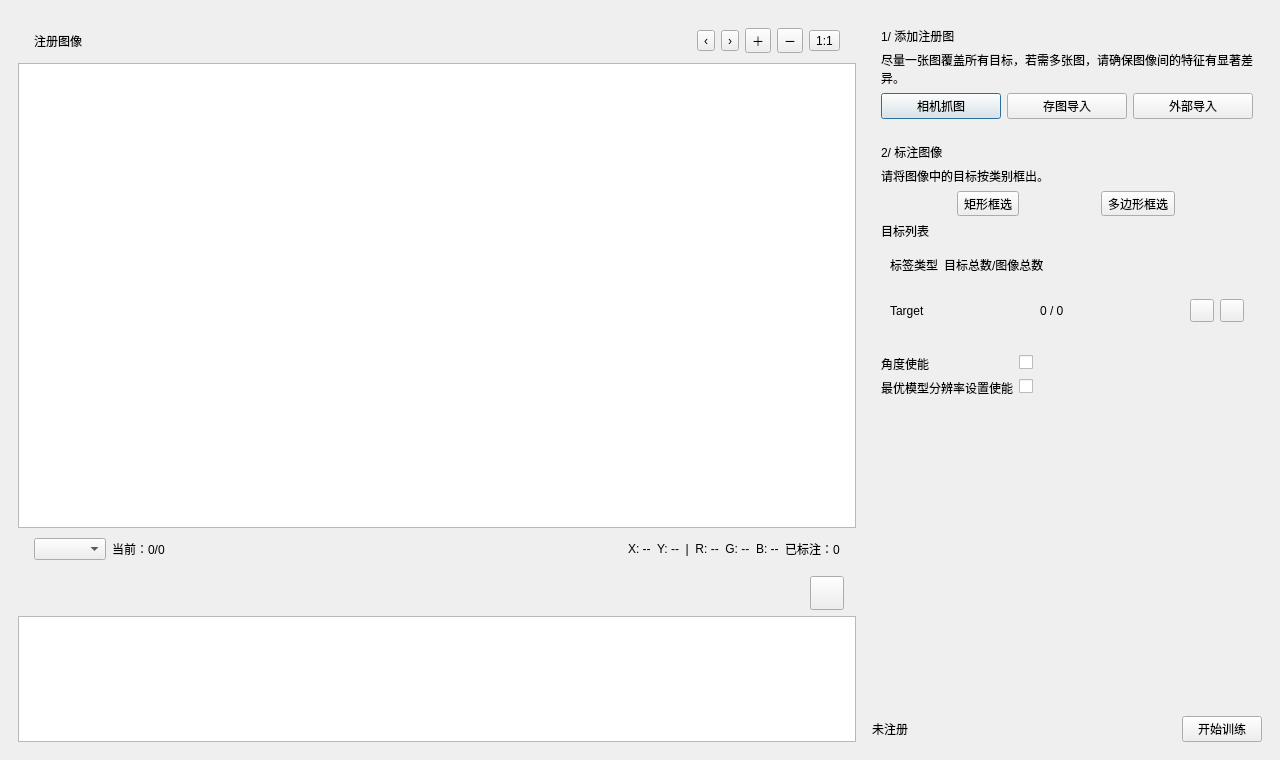
<?xml version="1.0" encoding="UTF-8"?>
<ui version="4.0">
 <class>RegisteredClassificationDetectionTrainingDialog</class>
 <widget class="QDialog" name="RegisteredClassificationDetectionTrainingDialog">
  <property name="geometry"><rect><x>0</x><y>0</y><width>1280</width><height>760</height></rect></property>
  <property name="minimumSize"><size><width>900</width><height>620</height></size></property>
  <property name="windowTitle"><string>注册目标检测</string></property>
  <layout class="QHBoxLayout" name="rootLayout" stretch="1,0"><property name="leftMargin"><number>18</number></property><property name="topMargin"><number>18</number></property><property name="rightMargin"><number>18</number></property><property name="bottomMargin"><number>18</number></property><property name="spacing"><number>16</number></property>
   <item><widget class="QFrame" name="previewPanel"><property name="panelRole" stdset="0"><string>previewPanel</string></property><layout class="QVBoxLayout" name="previewLayout"><property name="leftMargin"><number>0</number></property><property name="topMargin"><number>0</number></property><property name="rightMargin"><number>0</number></property><property name="bottomMargin"><number>0</number></property><property name="spacing"><number>0</number></property>
    <item><widget class="QFrame" name="previewToolbar"><property name="panelRole" stdset="0"><string>previewToolbar</string></property><layout class="QHBoxLayout" name="toolbarLayout"><property name="leftMargin"><number>16</number></property><property name="topMargin"><number>10</number></property><property name="rightMargin"><number>16</number></property><property name="bottomMargin"><number>10</number></property><item><widget class="QLabel" name="canvasTitleLabel"><property name="role" stdset="0"><string>windowTitle</string></property><property name="text"><string>注册图像</string></property></widget></item><item><spacer name="toolbarSpacer"><property name="orientation"><enum>Qt::Horizontal</enum></property><property name="sizeHint" stdset="0"><size><width>40</width><height>20</height></size></property></spacer></item><item><widget class="QToolButton" name="registeredDetectionTrainingPreviousButton"><property name="toolTip"><string>上一张注册图</string></property><property name="text"><string>‹</string></property></widget></item><item><widget class="QToolButton" name="registeredDetectionTrainingNextButton"><property name="toolTip"><string>下一张注册图</string></property><property name="text"><string>›</string></property></widget></item><item><widget class="QToolButton" name="registeredDetectionTrainingZoomInButton"><property name="text"><string>＋</string></property></widget></item><item><widget class="QToolButton" name="registeredDetectionTrainingZoomOutButton"><property name="text"><string>－</string></property></widget></item><item><widget class="QToolButton" name="registeredDetectionTrainingOriginalButton"><property name="text"><string>1:1</string></property></widget></item></layout></widget></item>
    <item><widget class="QStackedWidget" name="registeredDetectionTrainingPreviewStack"><widget class="QWidget" name="registeredDetectionTrainingImagePage"><layout class="QVBoxLayout" name="imagePageLayout"><property name="leftMargin"><number>0</number></property><property name="topMargin"><number>0</number></property><property name="rightMargin"><number>0</number></property><property name="bottomMargin"><number>0</number></property><item><widget class="QGraphicsView" name="registeredDetectionTrainingPreviewView"><property name="panelRole" stdset="0"><string>trainingCanvas</string></property></widget></item></layout></widget>
     <widget class="QWidget" name="registeredDetectionTrainingPreviewPage"><property name="panelRole" stdset="0"><string>roiPreviewPage</string></property><layout class="QVBoxLayout" name="previewPageLayout"><property name="leftMargin"><number>24</number></property><property name="topMargin"><number>22</number></property><property name="rightMargin"><number>24</number></property><property name="bottomMargin"><number>22</number></property><property name="spacing"><number>14</number></property><item><layout class="QHBoxLayout" name="previewPageHeader"><item><widget class="QLabel" name="registeredDetectionTrainingPreviewPageTitle"><property name="role" stdset="0"><string>previewPageTitle</string></property><property name="text"><string>Target | 已标注目标：0</string></property></widget></item><item><spacer name="previewHeaderSpacer"><property name="orientation"><enum>Qt::Horizontal</enum></property><property name="sizeHint" stdset="0"><size><width>40</width><height>20</height></size></property></spacer></item><item><widget class="QToolButton" name="registeredDetectionTrainingClosePreviewButton"><property name="toolTip"><string>关闭预览</string></property><property name="text"><string>×</string></property></widget></item></layout></item><item><widget class="QLabel" name="registeredDetectionTrainingPreviewEmptyLabel"><property name="role" stdset="0"><string>previewEmpty</string></property><property name="text"><string>当前目标暂无 ROI 标注</string></property><property name="alignment"><set>Qt::AlignCenter</set></property></widget></item><item><widget class="QScrollArea" name="registeredDetectionTrainingRoiPreviewScroll"><property name="widgetResizable"><bool>true</bool></property><widget class="QWidget" name="registeredDetectionTrainingRoiPreviewList"><property name="geometry"><rect><x>0</x><y>0</y><width>500</width><height>300</height></rect></property><layout class="QVBoxLayout" name="registeredDetectionTrainingRoiPreviewListLayout"><property name="leftMargin"><number>0</number></property><property name="topMargin"><number>0</number></property><property name="rightMargin"><number>0</number></property><property name="bottomMargin"><number>0</number></property><property name="spacing"><number>12</number></property></layout></widget></widget></item></layout></widget>
    </widget></item>
    <item><widget class="QFrame" name="statusBar"><property name="panelRole" stdset="0"><string>statusBar</string></property><layout class="QHBoxLayout" name="statusLayout"><property name="leftMargin"><number>16</number></property><property name="topMargin"><number>10</number></property><property name="rightMargin"><number>16</number></property><property name="bottomMargin"><number>10</number></property><item><widget class="QComboBox" name="registeredDetectionTrainingFilterCombo"><property name="role" stdset="0"><string>filterBox</string></property></widget></item><item><widget class="QLabel" name="registeredDetectionTrainingCurrentLabel"><property name="text"><string>当前：0/0</string></property></widget></item><item><spacer name="statusSpacer"><property name="orientation"><enum>Qt::Horizontal</enum></property><property name="sizeHint" stdset="0"><size><width>40</width><height>20</height></size></property></spacer></item><item><widget class="QLabel" name="registeredDetectionTrainingPixelLabel"><property name="text"><string>X: --  Y: --  |  R: --  G: --  B: --</string></property></widget></item><item><widget class="QLabel" name="registeredDetectionTrainingMarkCountLabel"><property name="text"><string>已标注：0</string></property></widget></item></layout></widget></item>
    <item><widget class="QFrame" name="thumbnailToolbar"><property name="panelRole" stdset="0"><string>thumbnailToolbar</string></property><layout class="QHBoxLayout" name="thumbnailToolbarLayout"><property name="leftMargin"><number>12</number></property><property name="topMargin"><number>6</number></property><property name="rightMargin"><number>12</number></property><property name="bottomMargin"><number>6</number></property><item><spacer name="thumbnailToolbarSpacer"><property name="orientation"><enum>Qt::Horizontal</enum></property><property name="sizeHint" stdset="0"><size><width>40</width><height>20</height></size></property></spacer></item><item><widget class="QToolButton" name="registeredDetectionTrainingDeleteAllImagesButton"><property name="minimumSize"><size><width>34</width><height>34</height></size></property><property name="toolTip"><string>删除全部注册图</string></property><property name="text"><string/></property></widget></item></layout></widget></item>
    <item><widget class="QListWidget" name="registeredDetectionTrainingThumbnailList"><property name="minimumSize"><size><width>0</width><height>126</height></size></property><property name="maximumSize"><size><width>16777215</width><height>126</height></size></property><property name="viewMode"><enum>QListView::IconMode</enum></property><property name="iconSize"><size><width>96</width><height>72</height></size></property><property name="movement"><enum>QListView::Static</enum></property><property name="flow"><enum>QListView::LeftToRight</enum></property><property name="isWrapping" stdset="0"><bool>false</bool></property><property name="resizeMode"><enum>QListView::Adjust</enum></property><property name="spacing"><number>8</number></property></widget></item>
   </layout></widget></item>
   <item><widget class="QFrame" name="rightPanel"><property name="minimumSize"><size><width>390</width><height>0</height></size></property><property name="maximumSize"><size><width>470</width><height>16777215</height></size></property><property name="panelRole" stdset="0"><string>rightPanel</string></property><layout class="QVBoxLayout" name="rightLayout"><property name="leftMargin"><number>0</number></property><property name="topMargin"><number>0</number></property><property name="rightMargin"><number>0</number></property><property name="bottomMargin"><number>0</number></property><property name="spacing"><number>6</number></property>
    <item><widget class="QFrame" name="addCard"><property name="panelRole" stdset="0"><string>trainingCard</string></property><layout class="QVBoxLayout" name="addCardLayout"><item><widget class="QLabel" name="addCardTitle"><property name="role" stdset="0"><string>cardTitle</string></property><property name="text"><string>1/ 添加注册图</string></property></widget></item><item><widget class="QLabel" name="addTipLabel"><property name="role" stdset="0"><string>tip</string></property><property name="text"><string>尽量一张图覆盖所有目标，若需多张图，请确保图像间的特征有显著差异。</string></property><property name="wordWrap"><bool>true</bool></property></widget></item><item><layout class="QHBoxLayout" name="addButtons"><item><widget class="QPushButton" name="registeredDetectionTrainingCameraButton"><property name="text"><string>相机抓图</string></property></widget></item><item><widget class="QPushButton" name="registeredDetectionTrainingStoredButton"><property name="toolTip"><string>存图导入暂未接入</string></property><property name="text"><string>存图导入</string></property></widget></item><item><widget class="QPushButton" name="registeredDetectionTrainingExternalButton"><property name="text"><string>外部导入</string></property></widget></item></layout></item></layout></widget></item>
    <item><widget class="QFrame" name="markCard"><property name="panelRole" stdset="0"><string>trainingCard</string></property><layout class="QVBoxLayout" name="markCardLayout"><item><widget class="QLabel" name="markCardTitle"><property name="role" stdset="0"><string>cardTitle</string></property><property name="text"><string>2/ 标注图像</string></property></widget></item><item><widget class="QLabel" name="markTipLabel"><property name="role" stdset="0"><string>tip</string></property><property name="text"><string>请将图像中的目标按类别框出。</string></property></widget></item><item><layout class="QHBoxLayout" name="markButtons"><item><widget class="QToolButton" name="registeredDetectionTrainingRectButton"><property name="toolTip"><string>矩形框选</string></property><property name="text"><string>矩形框选</string></property><property name="checkable"><bool>true</bool></property></widget></item><item><widget class="QToolButton" name="registeredDetectionTrainingPolygonButton"><property name="toolTip"><string>多边形框选</string></property><property name="text"><string>多边形框选</string></property><property name="checkable"><bool>true</bool></property></widget></item></layout></item><item><widget class="QLabel" name="targetTitleLabel"><property name="role" stdset="0"><string>sectionTitle</string></property><property name="text"><string>目标列表</string></property></widget></item>
     <item><widget class="QFrame" name="targetHeader"><property name="panelRole" stdset="0"><string>classHeader</string></property><layout class="QHBoxLayout" name="targetHeaderLayout"><item><widget class="QLabel" name="targetNameHeader"><property name="text"><string>标签类型</string></property></widget></item><item><widget class="QLabel" name="targetCountHeader"><property name="text"><string>目标总数/图像总数</string></property></widget></item><item><spacer name="targetHeaderSpacer"><property name="orientation"><enum>Qt::Horizontal</enum></property><property name="sizeHint" stdset="0"><size><width>88</width><height>20</height></size></property></spacer></item></layout></widget></item>
     <item><widget class="QFrame" name="registeredDetectionTrainingTargetRow_0"><property name="panelRole" stdset="0"><string>classRow</string></property><property name="selected" stdset="0"><bool>true</bool></property><layout class="QHBoxLayout" name="targetRowLayout"><item><widget class="QLabel" name="registeredDetectionTrainingTargetNameLabel"><property name="text"><string>Target</string></property></widget></item><item><widget class="QLabel" name="registeredDetectionTrainingTargetCountValueLabel"><property name="text"><string>0 / 0</string></property></widget></item><item><widget class="QToolButton" name="registeredDetectionTrainingRenameTargetButton_0"><property name="toolTip"><string>重命名</string></property><property name="text"><string/></property></widget></item><item><widget class="QToolButton" name="registeredDetectionTrainingPreviewTargetButton_0"><property name="toolTip"><string>预览目标 ROI</string></property><property name="text"><string/></property></widget></item></layout></widget></item>
    </layout></widget></item>
    <item><widget class="QFrame" name="optionsCard"><property name="panelRole" stdset="0"><string>trainingCard</string></property><layout class="QFormLayout" name="optionsLayout"><item row="0" column="0"><widget class="QLabel" name="angleLabel"><property name="text"><string>角度使能</string></property></widget></item><item row="0" column="1"><widget class="QCheckBox" name="registeredDetectionTrainingAngleCheckBox"><property name="text"><string/></property></widget></item><item row="1" column="0"><widget class="QLabel" name="resolutionLabel"><property name="text"><string>最优模型分辨率设置使能</string></property></widget></item><item row="1" column="1"><widget class="QCheckBox" name="registeredDetectionTrainingResolutionCheckBox"><property name="text"><string/></property></widget></item></layout></widget></item>
    <item><spacer name="rightSpacer"><property name="orientation"><enum>Qt::Vertical</enum></property><property name="sizeHint" stdset="0"><size><width>20</width><height>40</height></size></property></spacer></item>
    <item><layout class="QHBoxLayout" name="bottomRow"><item><widget class="QLabel" name="registeredDetectionTrainingStateLabel"><property name="role" stdset="0"><string>stateLabel</string></property><property name="text"><string>未注册</string></property></widget></item><item><spacer name="bottomSpacer"><property name="orientation"><enum>Qt::Horizontal</enum></property><property name="sizeHint" stdset="0"><size><width>20</width><height>20</height></size></property></spacer></item><item><widget class="QPushButton" name="registeredDetectionTrainingStartButton"><property name="actionRole" stdset="0"><string>primary</string></property><property name="text"><string>开始训练</string></property></widget></item></layout></item>
   </layout></widget></item>
  </layout>
 </widget>
 <resources/>
 <connections/>
</ui>
